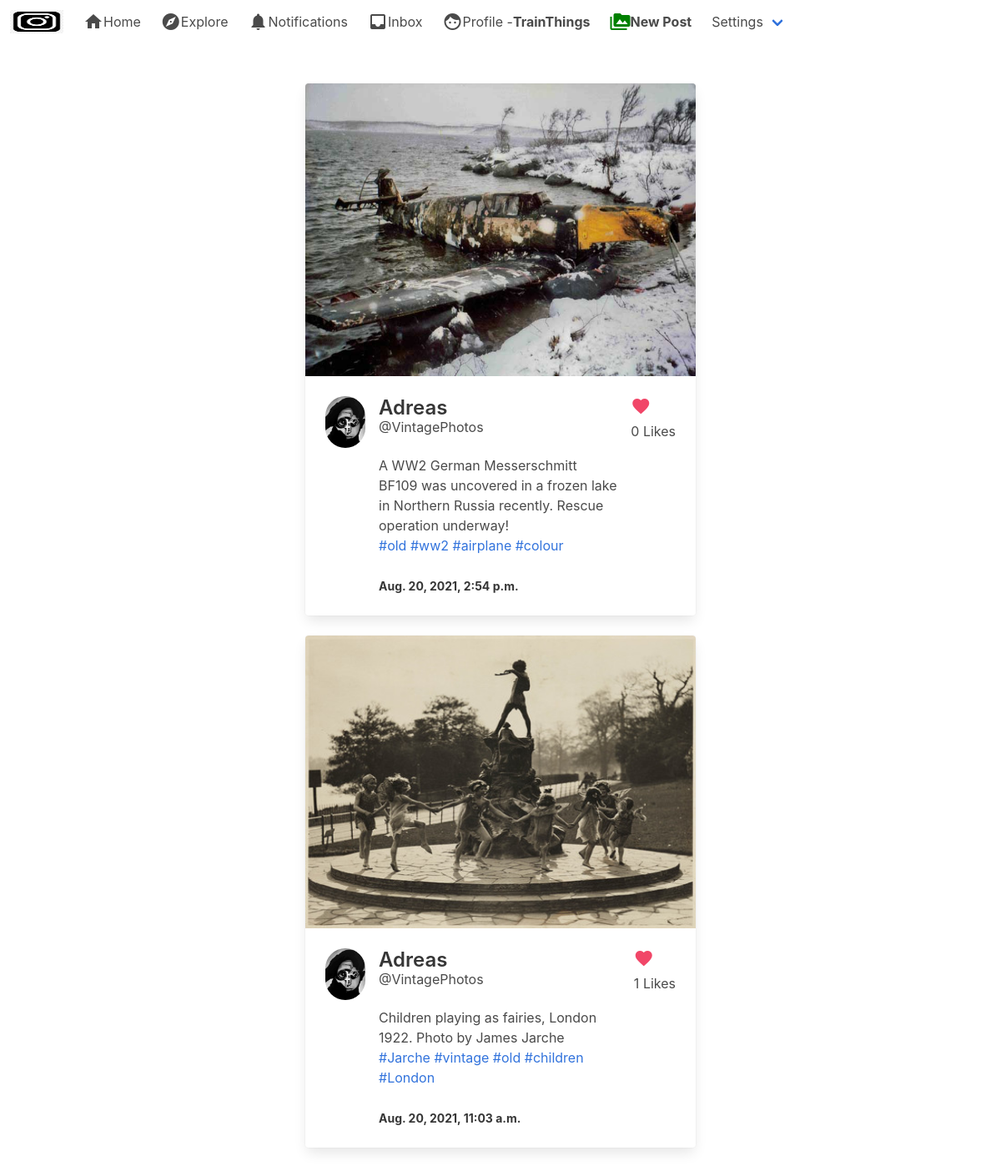
Page /post/ (signed in) on the committed database.
### post/models.py (models this page shows, shortened)
class Post(models.Model):
    id = models.UUIDField(primary_key=True, default=uuid.uuid4, editable=False)
    picture = models.ImageField(upload_to=user_directory_path, verbose_name='Picture', null=False)
    caption = models.TextField(max_length=1500, verbose_name='Caption')
    posted = models.DateTimeField(auto_now_add=True)
    tags = models.ManyToManyField(Tag, related_name='tags')
    user = models.ForeignKey(User, on_delete=models.CASCADE)
    likes = models.IntegerField(default=0)
    def get_absolute_url(self):
        return reverse('postdetails', args=[str(self.id)])

class Tag(models.Model):
    title = models.CharField(max_length=75, verbose_name='Tag')
    slug = models.SlugField(null=False, unique=True)
    class Meta:
        verbose_name = 'Tag'
        verbose_name_plural = 'Tags'
    def get_absolute_url(self):
        return reverse('tags', args=[self.slug])
    def __str__(self):
        return self.title

### authy/models.py (models this page shows)
class Profile(models.Model):
	user = models.OneToOneField(User, on_delete=models.CASCADE)
	first_name = models.CharField(max_length=50, null=True, blank=True)
	last_name = models.CharField(max_length=50, null=True, blank=True)
	location = models.CharField(max_length=50, null=True, blank=True)
	url = models.CharField(max_length=80, null=True, blank=True)
	profile_info = models.TextField(max_length=150, null=True, blank=True)
	created = models.DateField(auto_now_add=True)
	favorites = models.ManyToManyField(Post)
	picture = models.ImageField(upload_to=user_directory_path, blank=True, null=True, verbose_name='Picture')

### post/views.py (the view)
# urls.py: path('', index, name='index'),
@login_required
def index(request):
    user = request.user
    posts = Stream.objects.filter(user=user)
    group_ids = []
    for post in posts:
        group_ids.append(post.post_id)
    post_items = Post.objects.filter(id__in=group_ids).all().order_by('-posted')
    template = loader.get_template('index.html')
    context = {
        'post_items': post_items,
    }
    return HttpResponse(template.render(context, request))

### notebook/templates/index.html
{% extends 'base.html' %}
{% load static %}
{% block content %}
  <div class="columns is-mobile is-centered">
      <div class="column is-half">
        {% for post_item in post_items %}
          <div class="card">
              <div class="card-image">
                  <figure class="image is-4by3">
                    <a href="{{ post_item.get_absolute_url }}"><img src="{{ post_item.picture.url }}" alt="Placeholder image"></a>
                  </figure>
              </div>
              <div class="card-content">
                <div class="media">
                  <div class="media-left">
                    <figure class="image is-48x48">
                      {% if post_item.user.profile.picture %}
                        <a href="{% url 'profile' post_item.user %}">
                          <img class="is-rounded" src="{{ post_item.user.profile.picture.url }}" alt="Placeholder image">
                        </a>
                      {% else %}
                        <a href="{% url 'profile' post_item.user %}">
                          <img class="is-rounded" src="https://bulma.io/images/placeholders/96x96.png" alt="Placeholder image">
                        </a>
                      {% endif %}
                    </figure>
                  </div>
                  <div class="media-content">
                    {% if post_item.user.profile.first_name %}
                      <a href="{% url 'profile' post_item.user %}">
                        <p class="title is-4">{{ post_item.user.profile.first_name }}
                        {{ post_item.user.profile.last_name }}</p></a>
                    {% else %}
                      <a href="{% url 'profile' post_item.user %}">
                        <p class="title is-4">Anonymous</p>
                      </a>
                    {% endif %}
                    <p class="subtitle is-6">@{{ post_item.user.username }}</p>
                    {{ post_item.caption }}
                    <p>
                      {%for tag in post_item.tags.all %}
                      <a href="{{ tag.get_absolute_url }}">#{{ tag }}</a>
                      {% endfor %}
                    </p>
                    <br>
                    <strong><small>{{ post_item.posted }}</small></strong>
                  </div>
                  <div class="media-right">
                    <a href="{% url 'postlike' post_item.id %}">
                      <i class="material-icons has-text-danger">favorite</i></a>
                        <p>{{ post_item.likes }} Likes</p>
                  </div>
                </div>
              </div>
            </div>
            <br>
        {% endfor %}
  </div>
</div>
{% endblock %}

### notebook/templates/base.html (shortened to what this page needs)
{% load static %}
<!DOCTYPE html>
<html>
    <head>
        <link rel="stylesheet" href="{% static 'css/bulma.min.css' %}">
        <link rel="stylesheet" href="{% static 'css/style.css' %}">
    </head>
    <body>
        <nav class="navbar" role="navigation" aria-label="main navigation">
            <div class="navbar-brand">
                <a class="navbar-item" href="https://bulma.io">
                    <img src="{% static 'img/instagram_black.png' %}" width="64" height="64">
                </a>
            </div>
            <div id="navbarBasicExample" class="navbar-menu">
                <div class="navbar-start">
                    <a href="{% url 'index' %}" class="navbar-item">
                        <span class="material-icons">home</span>
                        Home
                    </a>
                    <a class="navbar-item">
                        <span class="material-icons">explore</span>
                        Explore
                    </a>
                    <a class="navbar-item">
                        <span class="material-icons">notifications</span>
                        Notifications
                    </a>
                    <a class="navbar-item">
                        <span class="material-icons">inbox</span>
                        Inbox
                    </a>
                    <a href="{% url 'profile' request.user %}" class="navbar-item">
                        <span class="material-icons">face</span>
                        Profile - <strong>{{ request.user }}</strong>
                    </a>
                    <a href="{% url 'newpost' %}" class="navbar-item">
                        <span style="color: green;" class="material-icons">perm_media</span>
                        <strong>New Post</strong>
                    </a>
                    <div class="navbar-item has-dropdown is-hoverable">
                        <a class="navbar-link">
                            Settings
                        </a>
                    </div>
                </div>
            </div>
        </nav>
    <section class="section">
        <div class="container">
            {% block content %}
            {% endblock %}
        </div>
    </section>
    </body>
</html>

### rows in the picture
Post: picture (picture), user.profile.picture (picture), user.profile.first_name "Adreas", user.username "VintagePhotos", caption "A WW2 German Messerschmitt BF109 was uncovered in a frozen lake in Northern Russia recently. Rescue operation underway!", posted "Aug. 20, 2021, 2:54 p.m.", likes "0"
Tag: title "old"
Tag: title "ww2"
Tag: title "airplane"
Tag: title "colour"
Post: picture (picture), user.profile.picture (picture), user.profile.first_name "Adreas", user.username "VintagePhotos", caption "Children playing as fairies, London 1922. Photo by James Jarche", posted "Aug. 20, 2021, 11:03 a.m.", likes "1"
Tag: title "Jarche"
Tag: title "vintage"
Tag: title "children"
Tag: title "London"

### other values in the picture
{{ request.user }} "TrainThings"
